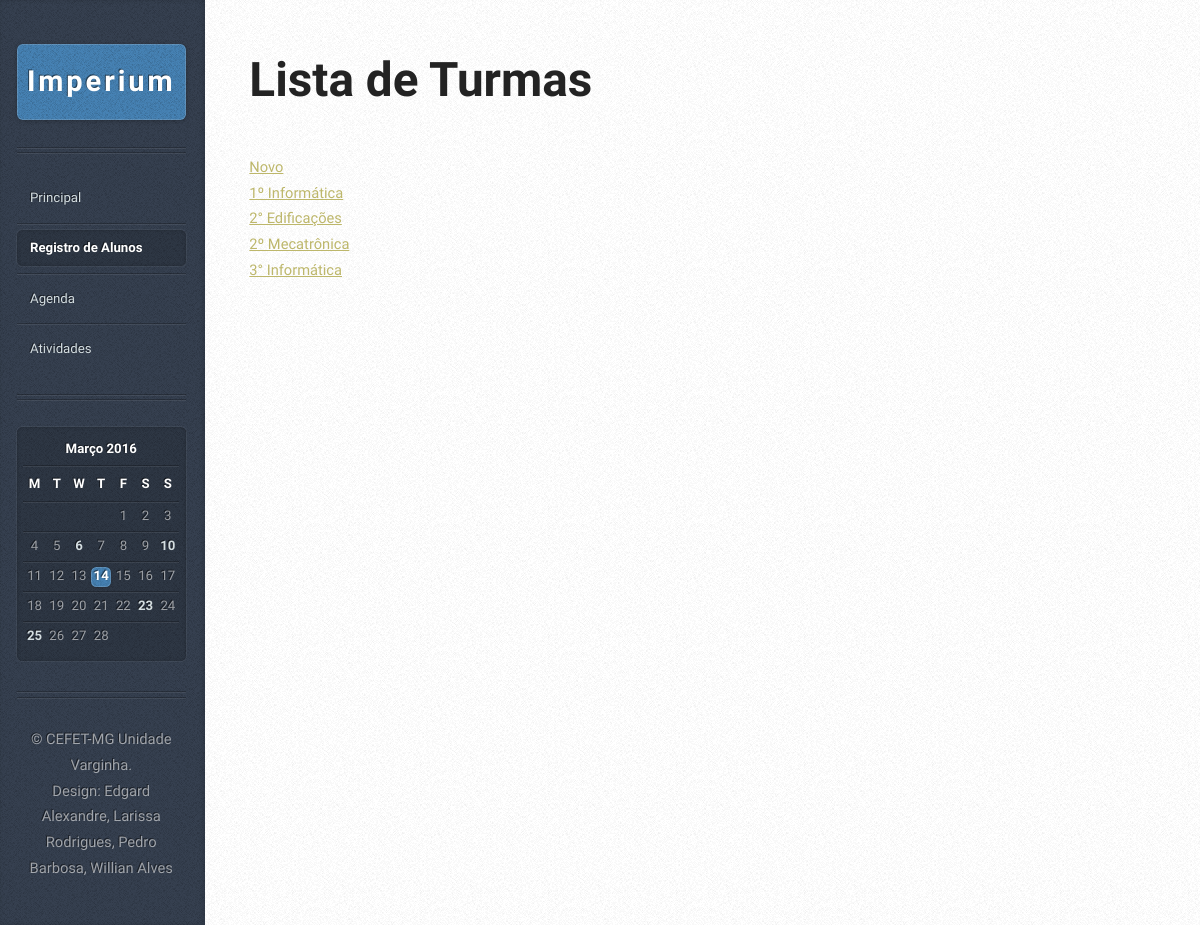
Before: /turmaRegistro.php with the older database file.
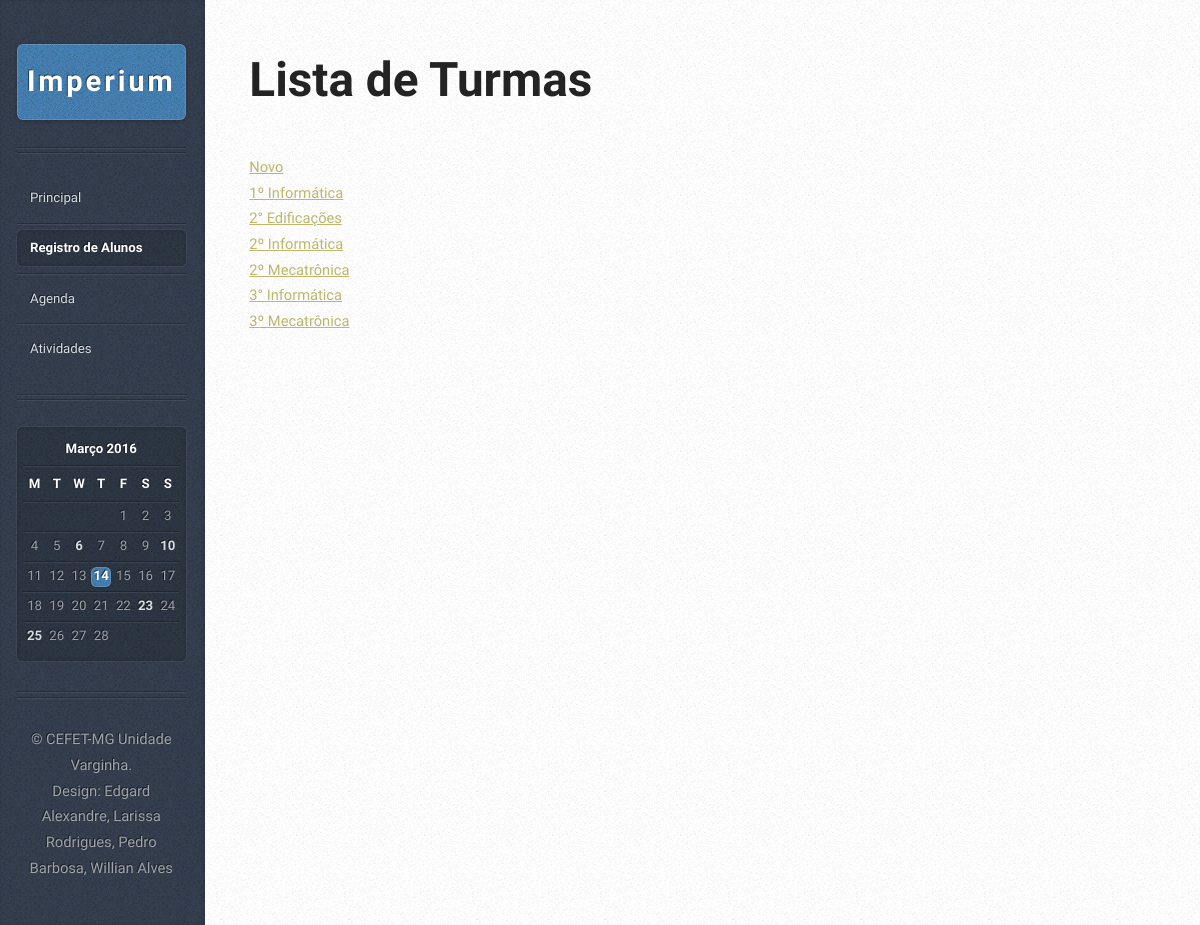
After: the same page with the newer database file.
### tables this page shows
CREATE TABLE IF NOT EXISTS `turma` (
  `idTurma` int(11) NOT NULL AUTO_INCREMENT,
  `nomeTurma` varchar(45) DEFAULT NULL,
  PRIMARY KEY (`idTurma`)
);

### turmaRegistro.php (the view, shortened to what this page needs)
<?php
    $PDO = db_connect();
    $sql = "SELECT idTurma, nomeTurma FROM Turma ORDER BY nomeTurma ASC";
    $stmt = $PDO->prepare($sql);
    $stmt->execute();
?>
<!DOCTYPE HTML>
<html>
<head>
    <link rel="stylesheet" href="assets/css/mainScreen.css" />
</head>
<body>
<div id="content">
    <div class="inner">
        <article class="box post post-excerpt">
            <header>
			<h2>Lista de Turmas</h2>
            </header>
				<table>
                    <?php while($Turma = $stmt->fetch(PDO::FETCH_ASSOC)): ?>
					<tr>
						<td><a href = "alunoLista.php?id=<?php echo $Turma['idTurma']?>"><?php echo $Turma['nomeTurma'] ?></a></td>
                    </tr>
                   <?php endwhile;?>
                    <a href="form-add-Turma.php"> Novo</a><br>
				</table>
                </div>
    </div>
			<div id="sidebar">
					<h1 id="logo"><a href="#">Imperium</a></h1>
					<nav id="nav">
						<ul>
							<li><a href="indexMain.html">Principal</a></li>
							<li class="current"><a href="turmaRegistro.php">Registro de Alunos</a></li>
							<li><a href="calendario.html">Agenda</a></li>
							<li><a href="relatorios.html">Atividades</a></li>
						</ul>
					</nav>
					<section class="box calendar">
						<div class="inner">
							<table>
								<caption>Março 2016</caption>
								<thead>
									<tr>
										<th scope="col" title="Monday">M</th>
										<th scope="col" title="Tuesday">T</th>
										<th scope="col" title="Wednesday">W</th>
										<th scope="col" title="Thursday">T</th>
										<th scope="col" title="Friday">F</th>
										<th scope="col" title="Saturday">S</th>
										<th scope="col" title="Sunday">S</th>
									</tr>
								</thead>
								<tbody>
									<tr>
										<td colspan="4" class="pad"><span>&nbsp;</span></td>
										<td><span>1</span></td>
										<td><span>2</span></td>
										<td><span>3</span></td>
									</tr>
									<tr>
										<td><span>4</span></td>
										<td><span>5</span></td>
										<td><a href="#">6</a></td>
										<td><span>7</span></td>
										<td><span>8</span></td>
										<td><span>9</span></td>
										<td><a href="#">10</a></td>
									</tr>
									<tr>
										<td><span>11</span></td>
										<td><span>12</span></td>
										<td><span>13</span></td>
										<td class="today"><a href="#">14</a></td>
										<td><span>15</span></td>
										<td><span>16</span></td>
										<td><span>17</span></td>
									</tr>
									<tr>
										<td><span>18</span></td>
										<td><span>19</span></td>
										<td><span>20</span></td>
										<td><span>21</span></td>
										<td><span>22</span></td>
										<td><a href="#">23</a></td>
										<td><span>24</span></td>
									</tr>
									<tr>
										<td><a href="#">25</a></td>
										<td><span>26</span></td>
										<td><span>27</span></td>
										<td><span>28</span></td>
										<td class="pad" colspan="3"><span>&nbsp;</span></td>
									</tr>
								</tbody>
							</table>
						</div>
					</section>
					<ul id="copyright">
						<li>&copy; CEFET-MG Unidade Varginha.</li><li>Design: Edgard Alexandre, Larissa Rodrigues, Pedro Barbosa, Willian Alves</a></li>
					</ul>
			</div>
	</body>
</html>

Changed rows visible on the page:
added turma: nomeTurma "2º Informática"
added turma: nomeTurma "3º Mecatrônica"
